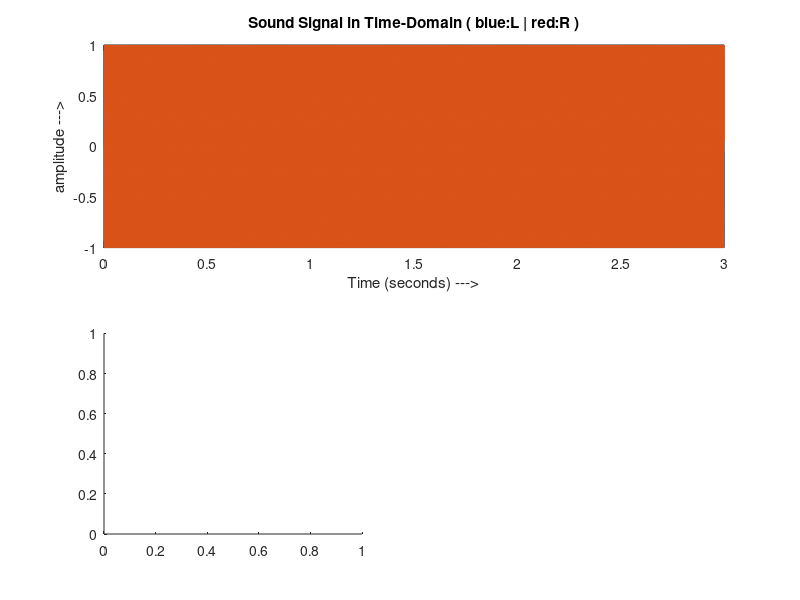

MATLAB code for this plot: (Note: this script raises an error after producing the figure.)
%% Description
% Author: Atanu Sarkar
% Starting date: 10/08/2018 08:21 PM
% 
% v1.0 (10/08/2018)
% Implementing 'play command' of Wolfram Mathematica in MATLAB.
% creating signal defined by mathematical equation and playing it using 
% sound function (which works using audioplayer function).
% also, plotting signal's time domain waveform as well as 
% frequency domain waveform of the signal using fourier transform (FFT).
% Wolfram Mathematica has all these features inbuilt in it's 'play' command.
%
% v1.1 (06/10/2018)
% Added stereo playback as well as sterio visualization features.
% corrected the frequency domain analysis using 'frequency-time' spectrum 
% analysis instead of FFT (which is exactly what Mathematica does!)
% Added feature of exporting created signal as music file.
% corrected bug related to:
% 1. creating signals using mathematical summation function.
% 2. sound distortion by introducing normalization for signal values
%    not in -1 to +1 range.

%% configure signal settings
 duration = 3;                          % duration in seconds
 amplitude = 1;                         % amplitude
 f = 440;                               % frequency in Hertz
 phi = 2*pi*0;                          % phase offset, e.g.: 2*pi*0.25 = 1/4 cycle
 %% configure output settings
 fs = 48000;                            % sampling rate
 T = 1/fs;                              % sampling period
 t = 0:T:duration-T;                    % time vector
 Left=zeros(1,length(t));               % Initialize Left Audio channel with zeros
 Right=zeros(1,length(t));              % Initialize Right Audio channel with zeros
 signal=zeros(2,length(t));             % initialize Sterio 2-Channel Audio signal with zeros
 %% create the signal
 omega = 2*pi*f;                        % angular frequency in radians
 
 % write your audio signal in Left and Right audio channels in form of mathematical equation here:
 % use loops here for mathematical functions in terms of ?, ?, etc.
 Left = Left + amplitude*sin(omega*t + phi);
 Right = Right + amplitude*sin(omega*t + phi+pi);
 
 % normalize your signal here, if it's values are not in -1 to +1 range.
 Left=Left/max(Left);
 Right=Right/max(Right);
 
 % Finally form your 2-channel Stereo Audio signal ready to be played
 signal(1,:)=Left;
 signal(2,:)=Right;
 %% plot the signal
 
 %  Time-Domain Analysis
 subplot(2,2,[1:2]);
 plot(t, signal);
 xlabel('Time (seconds) --->');
 ylabel('amplitude --->');
 title('Sound Signal in Time-Domain ( blue:L | red:R )');
 
 %  Time-Frequency Analysis
 nwin = 128;
 wind = hamming(nwin);
 nlap = nwin-20;
 nfft = 256;

 subplot(2,2,3);
 spectrogram(signal(1,:),wind,nlap,nfft,fs,'yaxis');
 title('Left-Channel Spectrum (L)');
 subplot(2,2,4);
 spectrogram(signal(2,:),wind,nlap,nfft,fs,'yaxis');
 title('Rignt-Channel Spectrum (R)');

 %% play the signal
  sound(signal, fs);
 %% save signal as stereo wave file
 
 % Suppoeted Export Formats by MATLAB:
 % WAVE (.wav), OGG (.ogg), FLAC (.flac), MPEG-4 AAC (.m4a, .mp4).
 
 %  Sample rate 'fs', in hertz, of audio data y, specified as a positive scalar 
 %  greater than 0. Values of Fs are truncated to integer boundaries. 
 %  When writing to .m4a or .mp4 files on Windows platforms, 
 %  audiowrite supports only samples rates of 44100 and 48000.
 
 stereo_signal=signal.';
 audiowrite('sample sound.wav',stereo_signal,fs)